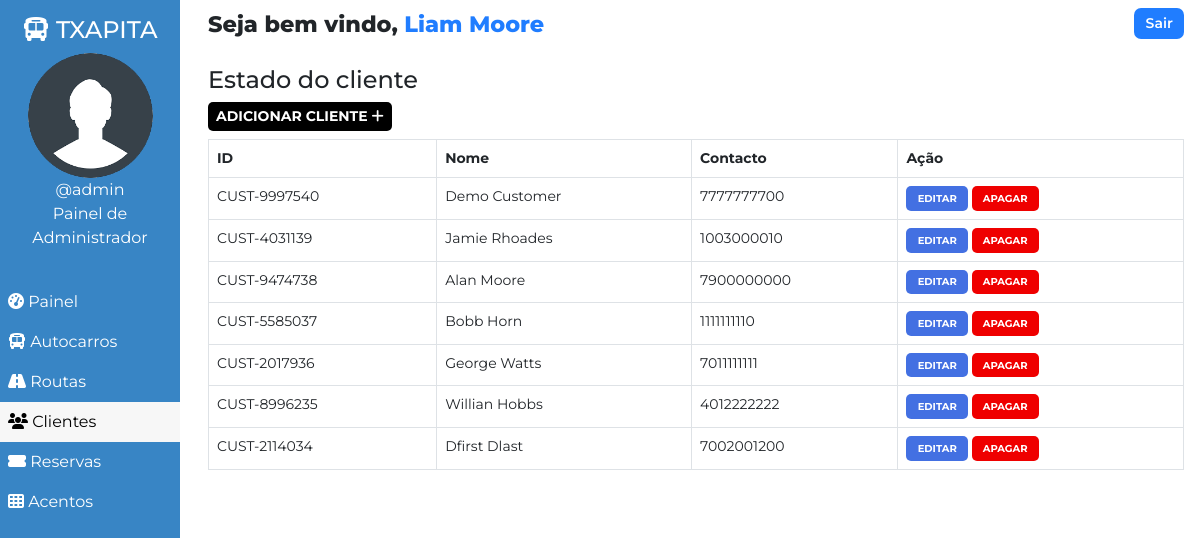
The page /admin/customer.php (signed in) on the database as committed earlier.
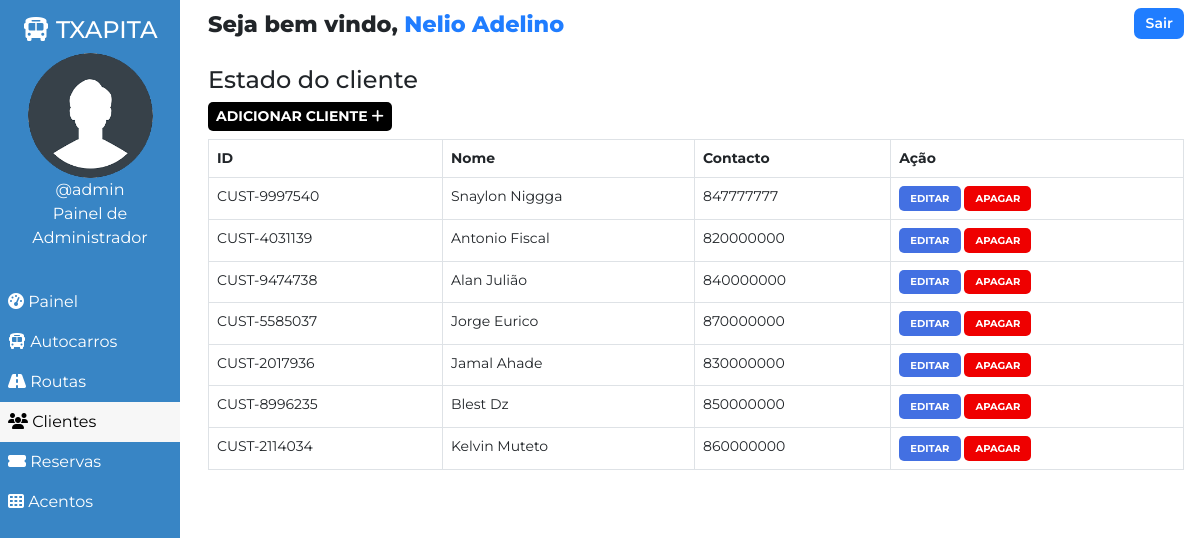
The same page on the database as committed later.
### tables this page shows
CREATE TABLE `users` (
  `user_id` int(11) NOT NULL,
  `user_fullname` varchar(100) NOT NULL,
  `user_name` varchar(30) NOT NULL,
  `user_password` varchar(255) NOT NULL,
  `user_created` datetime NOT NULL DEFAULT current_timestamp()
);

CREATE TABLE `customers` (
  `id` int(100) NOT NULL,
  `customer_id` varchar(255) NOT NULL,
  `customer_name` varchar(30) NOT NULL,
  `customer_phone` varchar(10) NOT NULL,
  `customer_created` datetime NOT NULL DEFAULT current_timestamp()
);

### admin/customer.php (the view, shortened to what this page needs)
<!DOCTYPE html>
<html lang="en">
<head>
    <link href="https://cdn.jsdelivr.net/npm/bootstrap@5.0.1/dist/css/bootstrap.min.css" rel="stylesheet">
    <?php
        $page="customer";
    ?>
</head>
<body>
    <?php require '../assets/partials/_admin-header.php';?>
        <?php
            $resultSql = "SELECT * FROM `customers` ORDER BY customer_created DESC";
            $resultSqlResult = mysqli_query($conn, $resultSql);
            if(!mysqli_num_rows($resultSqlResult)){ ?>
                <div class="container mt-4">
                    <div id="noCustomers" class="alert alert-dark " role="alert">
                        <h1 class="alert-heading">Nenhum cliente encontrado!!</h1>
                        <p class="fw-light">Seja o primerio a adicionar um!</p>
                        <hr>
                        <div id="addCustomerAlert" class="alert alert-success" role="alert">
                                Clique <button id="add-button" class="button btn-sm"type="button"data-bs-toggle="modal" data-bs-target="#addModal">Adicionar <i class="fas fa-plus"></i></button> para adicionar!
                        </div>
                    </div>
                </div>
            <?php }
            else { ?>
            <section id="customer">
                <div id="head">
                    <h4>Estado do cliente</h4>
                </div>
                <div id="customer-results">
                    <div>
                        <button id="add-button" class="button btn-sm"type="button"data-bs-toggle="modal" data-bs-target="#addModal">Adicionar cliente <i class="fas fa-plus"></i></button>
                    </div>
                    <table class="table table-hover table-bordered">
                        <thead>
                            <th>ID</th>
                            <th>Nome</th>
                            <th>Contacto</th>
                            <th>Ação</th>
                        </thead>
                        <?php
                            while($row = mysqli_fetch_assoc($resultSqlResult))
                            {
                                $id = $row["id"];
                                $customer_id = $row["customer_id"];
                                $customer_name = $row["customer_name"];
                                $customer_phone = $row["customer_phone"];
                        ?>
                        <tr>
                            <td>
                                <?php
                                    echo $customer_id;
                                ?>
                            </td>
                            <td>
                                <?php
                                    echo $customer_name;
                                ?>
                            </td>
                            <td>
                                <?php
                                    echo $customer_phone;
                                ?>
                            </td>
                            <td>
                            <button class="button edit-button " data-link="<?php echo $_SERVER['REQUEST_URI']; ?>" data-id="<?php
                                                echo $customer_id;?>" data-name="<?php
                                                echo $customer_name;?>" data-phone="<?php
                                                echo $customer_phone;?>"
                                                >Editar</button>
                                            <button class="button delete-button" data-bs-toggle="modal" data-bs-target="#deleteModal" data-id="<?php
                                                echo $id;?>">Apagar</button>
                            </td>
                        </tr>
                    <?php
                        }
                    ?>
                    </table>
                </div>
            </section>
            <?php } ?>
        </div>
    </main>
</body>
</html>

### assets/partials/_admin-header.php (shortened to what this page needs)
<?php
    $conn = db_connect();
    $user_id = $_SESSION['user_id'];
    $sql = "SELECT * FROM users WHERE user_id = $user_id";
    $result = mysqli_query($conn, $sql);
    if($row = mysqli_fetch_assoc($result))
    {
        $user_fullname = $row["user_fullname"];
        $user_name = $row["user_name"];
    }
?>
    <main id="container">
        <div id="sidebar">
            <h4><i class="fas fa-bus"></i> TXAPITA</h4>
            <div>
                <img class="adminDp" src="../assets/img/userav-min.png" height="125px" alt="Admin Profile Pic">
                <p>
                    <?php  echo '@'.$user_name;  ?>
                </p>
                <p>Painel de Administrador</p>
            </div>
            <ul id="options">
                <li class="option <?php if($page=='dashboard'){ echo 'active';}?>">
                    <a href="./dashboard.php">
                    <i class="fas fa-tachometer-alt"></i> Painel
                    </a>
                </li>
                <li class="option <?php if($page=='bus'){ echo 'active';}?>">
                    <a href="./bus.php">
                    <i class="fas fa-bus"></i> Autocarros
                    </a>
                </li>
                <li class="option <?php if($page=='route'){ echo 'active';}?>">
                    <a href="./route.php">
                    <i class="fas fa-road"></i> Routas
                    </a>
                </li>
                <li class="option <?php if($page=='customer'){ echo 'active';}?>">
                    <a href="./customer.php">
                    <i class="fas fa-users"></i> Clientes
                    </a>
                </li>
                <li class="option <?php if($page=='booking'){ echo 'active';}?>">
                    <a href="./booking.php">
                    <i class="fas fa-ticket-alt"></i> Reservas
                    </a>
                </li>
                <li class="option <?php if($page=='seat'){ echo 'active';}?>">
                    <a href="./seat.php">
                    <i class="fas fa-th"></i> Acentos
                    </a>
                </li>
            </ul>
        </div>
        <div id="main-content">
            <section id="welcome">
                <ul>
                    <li class="welcome-item">Seja bem vindo,
                        <span id="USER">
                            <?php
                                echo $user_fullname;
                            ?>
                        </span>
                    </li>
                    <li class="welcome-item">
                        <button id="logout" class="btn-sm">
                            <a href="../assets/partials/_logout.php">Sair</a>
                        </button>
                    </li>
                </ul>
            </section>

### assets/styles/admin.php (style rules this page uses)
body { margin: 0; box-sizing: border-box; font-family: 'Montserrat', sans-serif; background-color: white; }
html { scroll-behavior: smooth; }
*, *::after, *::before { box-sizing: inherit; }
#USER { color: #207DFF; }
.adminDp { border-radius: 50%; }
#welcome { background-color: white; }
#welcome ul { display: flex; justify-content: space-between; list-style-type: none; padding: 0; margin: 0; }
#welcome li { margin: 0 1rem; padding: 0.5rem 0; }
#welcome li:first-child { font-weight: 800; font-size: 1.4rem; }
#logout { padding: 0.3rem 0.7rem; background-color: #207DFF; font-weight: 600; outline: none; border: none; border-radius: 7px; }
#logout a { color: white; text-decoration: none; }
@media only screen and (min-width:1000px) { #sidebar { text-align: center; background-color: #3885c5; color: white; width: 15%; position: fixed; top: 0%; padding-top: 1rem; z-index: 2; height: 100vh; } }
@media only screen and (min-width:1000px) { #sidebar p { margin: 0; } }
@media only screen and (min-width:1000px) { #sidebar ul { margin-top: 2rem; } }
@media only screen and (min-width:1000px) { #options { list-style-type: none; text-align: left; padding-left: 0; } }
@media only screen and (min-width:1000px) { .option a { display: block; padding: 0.5rem; text-decoration: none; color: inherit; } }
@media only screen and (min-width:1000px) { .active { background-color:#f7f7f7; color:black; } }
@media only screen and (min-width:1000px) { #main-content { margin-left: 16%; } }

### assets/styles/admin-options.php (style rules this page uses)
* { font-family: Montserrat; }
#booking #head, #customer #head, #route #head, #seat #head, #bus #head { padding-top: 1rem; }
#booking, #customer, #route, #bus, #seat { padding: 0 1rem; }
#booking-results > div, #customer-results > div, #route-results > div, #bus-results > div { margin-bottom: 0.5rem; }
#booking-results button, #customer-results button, #route button, #bus-results button { border-radius: 5px; }
.button { border: none; font-weight: bold; text-transform: uppercase; }
#add-button { background-color: black; color: white; }
table { font-size: 14px; }
#bus .edit-button, #bus .delete-button, #route .edit-button, #route .delete-button, #customer .edit-button, #customer .delete-button { padding: 0.3rem 0.7rem; }
table th,td { padding-left: 0.3rem; }
table button { color: white; }
.edit-button { background-color: #4370E2; }
.delete-button { background-color: #EF0000; }
.edit-button, .delete-button { font-size: 10px }

Rows that differ between the two databases and show on the page:
changed users "admin": user_fullname "Liam Moore" → "Nelio Adelino"
changed customers "CUST-9997540": customer_name "Demo Customer" → "Snaylon Niggga"; customer_phone "7777777700" → "847777777"
changed customers "CUST-4031139": customer_name "Jamie Rhoades" → "Antonio Fiscal"; customer_phone "1003000010" → "820000000"
changed customers "CUST-9474738": customer_name "Alan Moore" → "Alan Julião"; customer_phone "7900000000" → "840000000"
changed customers "CUST-5585037": customer_name "Bobb Horn" → "Jorge Eurico"; customer_phone "1111111110" → "870000000"
changed customers "CUST-2017936": customer_name "George Watts" → "Jamal Ahade"; customer_phone "7011111111" → "830000000"
changed customers "CUST-8996235": customer_name "Willian Hobbs" → "Blest Dz"; customer_phone "4012222222" → "850000000"
changed customers "CUST-2114034": customer_name "Dfirst Dlast" → "Kelvin Muteto"; customer_phone "7002001200" → "860000000"
